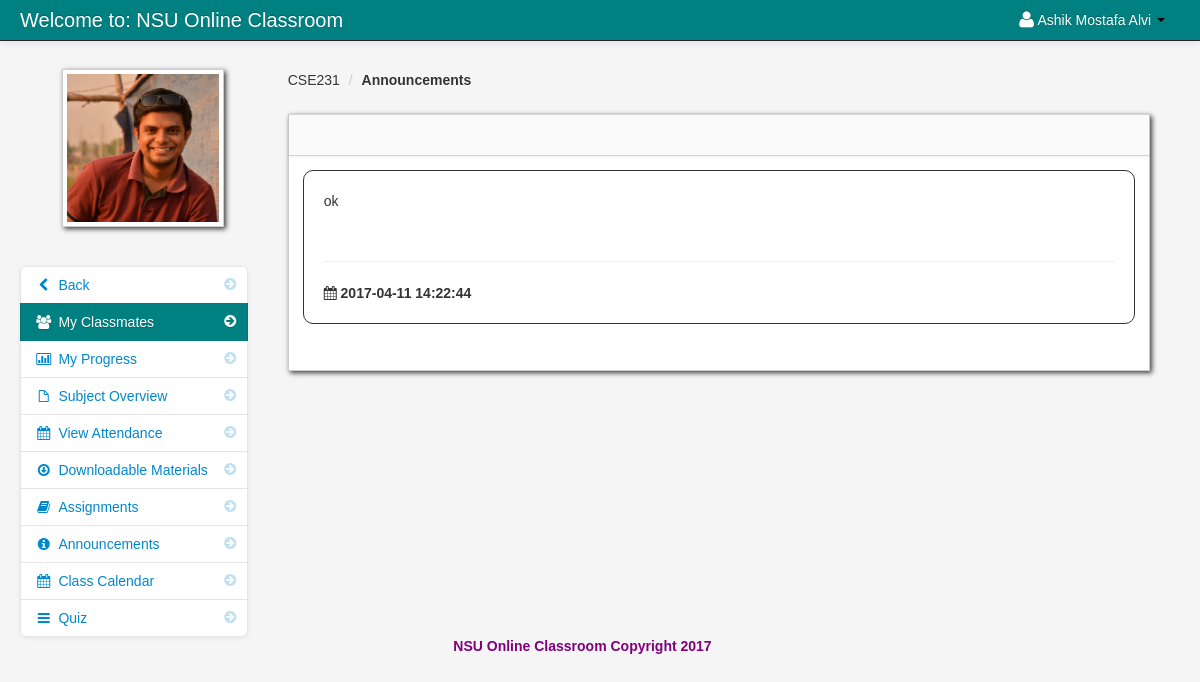
The page /announcements_student.php?id=21 (signed in) on the database its author committed.
### tables this page shows
CREATE TABLE `student` (
  `student_id` int(11) NOT NULL,
  `firstname` varchar(100) NOT NULL,
  `lastname` varchar(100) NOT NULL,
  `class_id` int(11) NOT NULL,
  `username` varchar(100) NOT NULL,
  `password` varchar(100) NOT NULL,
  `email` varchar(100) NOT NULL,
  `contact_number` int(12) NOT NULL,
  `location` varchar(100) NOT NULL,
  `status` varchar(100) NOT NULL
);

CREATE TABLE `teacher_class` (
  `teacher_class_id` int(11) NOT NULL,
  `teacher_id` int(11) NOT NULL,
  `class_id` int(11) NOT NULL,
  `semester` varchar(100) NOT NULL,
  `thumbnails` varchar(100) NOT NULL,
  `school_year` varchar(100) NOT NULL,
  `class_title` varchar(100) NOT NULL,
  `description` longtext NOT NULL,
  `Credit` int(11) NOT NULL,
  `Pre_req` varchar(100) NOT NULL
);

CREATE TABLE `class` (
  `class_id` int(11) NOT NULL,
  `class_name` varchar(100) NOT NULL
);

CREATE TABLE `teacher_class_announcements` (
  `teacher_class_announcements_id` int(11) NOT NULL,
  `content` varchar(500) NOT NULL,
  `teacher_id` varchar(100) NOT NULL,
  `teacher_class_id` int(11) NOT NULL,
  `date` varchar(50) NOT NULL
);

### session.php (called while the page is built, shortened)
<?php
$session_id=$_SESSION['id'];
?>

### announcements_student.php (the view, shortened to what this page needs)
<?php include('header_dashboard.php'); ?>
<?php include('session.php'); ?>
<?php $get_id = $_GET['id']; ?>
    <body>
		<?php include('navbar_student.php'); ?>
        <div class="container-fluid">
            <div class="row-fluid">
				<?php include('my_classmates_link.php'); ?>
                <div class="span9" id="content">
                     <div class="row-fluid">
										<?php $class_query = mysql_query("select * from teacher_class
										LEFT JOIN class ON class.class_id = teacher_class.class_id
										where teacher_class_id = '$get_id'")or die(mysql_error());
										$class_row = mysql_fetch_array($class_query);
										?>
					     <ul class="breadcrumb">
							<li><a href="#"><?php echo $class_row['class_name']; ?></a> <span class="divider">/</span></li>
							<li><a href="#"><b>Announcements</b></a></li>
						</ul>
                        <div id="block_bg" class="block">
                            <div class="navbar navbar-inner block-header">
                            </div>
                            <div class="block-content collapse in">
                                <div class="span12">
								 <?php
								 $query_announcement = mysql_query("select * from teacher_class_announcements
																	where  teacher_class_id = '$get_id' order by date DESC
																	")or die(mysql_error());
								$count = mysql_num_rows($query_announcement);
								if ($count > 0){
								 while($row = mysql_fetch_array($query_announcement)){
								 $id = $row['teacher_class_announcements_id'];
								 ?>
											<div class="post"  id="del<?php echo $id; ?>">
											<?php echo $row['content']; ?>
											<hr>
											<strong><i class="icon-calendar"></i> <?php echo $row['date']; ?></strong>
											</div>
								<?php }}else{ ?>
								<div class="alert alert-info"><i class="icon-info-sign"></i> No Announcements Found.</div>
								<?php } ?>
                                </div>
                            </div>
                        </div>
                    </div>
                </div>
                </div>
            </div>
		<?php include('footer.php'); ?>
		<?php include('script.php'); ?>
    </body>
</html>

### navbar_student.php (shortened to what this page needs)
<div class="navbar navbar-fixed-top navbar-inverse">
        <div class="navbar-inner">
            <div class="container-fluid">
                <a class="brand" href="#">Welcome to: NSU Online Classroom</a>
					<div class="nav-collapse collapse">
						<ul class="nav pull-right">
							<?php $query= mysql_query("select * from student where student_id = '$session_id'")or die(mysql_error());
									$row = mysql_fetch_array($query);
							?>
							<li class="dropdown">
								<a href="#" role="button" class="dropdown-toggle" data-toggle="dropdown"> <i class="icon-user icon-large"></i><?php echo $row['firstname']." ".$row['lastname'];  ?> <i class="caret"></i></a>
							</li>
						</ul>
					</div>
            </div>
        </div>
</div>

### my_classmates_link.php
<div class="span3" id="sidebar">
	<img id="avatar" src="admin/<?php echo $row['location']; ?>" class="img-polaroid">
		<ul class="nav nav-list bs-docs-sidenav nav-collapse collapse">
				<li class=""><a href="dashboard_student.php"><i class="icon-chevron-right"></i><i class="icon-chevron-left"></i>&nbsp;Back</a></li>
				<li class="active"><a href="my_classmates.php<?php echo '?id='.$get_id; ?>"><i class="icon-chevron-right"></i><i class="icon-group"></i>&nbsp;My Classmates</a></li>
				<li class=""><a href="progress.php<?php echo '?id='.$get_id; ?>"><i class="icon-chevron-right"></i><i class="icon-bar-chart"></i>&nbsp;My Progress</a></li>
				<li class=""><a href="subject_overview_student.php<?php echo '?id='.$get_id; ?>"><i class="icon-chevron-right"></i><i class="icon-file"></i>&nbsp;Subject Overview</a></li>
				<li class=""><a href="student_attendance.php<?php echo '?id='.$get_id; ?>"><i class="icon-chevron-right"></i><i class="icon-calendar"></i>&nbsp;View Attendance</a></li>
				<li class=""><a href="downloadable_student.php<?php echo '?id='.$get_id; ?>"><i class="icon-chevron-right"></i><i class="icon-download"></i>&nbsp;Downloadable Materials</a></li>
				<li class=""><a href="assignment_student.php<?php echo '?id='.$get_id; ?>"><i class="icon-chevron-right"></i><i class="icon-book"></i>&nbsp;Assignments</a></li>
				<li class=""><a href="announcements_student.php<?php echo '?id='.$get_id; ?>"><i class="icon-chevron-right"></i><i class="icon-info-sign"></i>&nbsp;Announcements</a></li>
				<li class=""><a href="class_calendar_student.php<?php echo '?id='.$get_id; ?>"><i class="icon-chevron-right"></i><i class="icon-calendar"></i>&nbsp;Class Calendar</a></li>
				<li class=""><a href="student_quiz_list.php<?php echo '?id='.$get_id; ?>"><i class="icon-chevron-right"></i><i class="icon-reorder"></i>&nbsp;Quiz</a></li>
		</ul>
</div>

### admin/assets/styles.css (style rules this page uses)
body { padding-top: 60px; padding-bottom: 40px; background-color: #f5f5f5; }
#content { margin-left:0px; }
.breadcrumb { margin: 0 0 0px; padding: 10px 0px; background-color: transparent; }
.block { background: url("../images/pixel-60fff.png") repeat scroll 0 0 rgba(0, 0, 0, 0) !important; border: 1px solid #ccc; background: white; margin: 1em 0em; border-top: none; -webkit-box-shadow: 2px 2px 5px rgba(0, 0, 6, 0.75); -moz-box-shadow: 2px 2px 5px rgba(0, 0, 6, 0.75); box-shadow: 2px 2px 5px rgba(0, 0, 6, 0.75); }
.block-content { margin: 1em; min-height: .25em; }
.block-header { margin-bottom: 0px; border-right: none; border-left: none; -webkit-border-radius: 0px; -moz-border-radius: 0px; border-radius: 0px; }
.bs-docs-sidenav { max-width: 228px; margin: 30px 0 0; padding: 0; background-color: #fff; -webkit-border-radius: 6px; -moz-border-radius: 6px; border-radius: 6px; -webkit-box-shadow: 0 1px 4px rgba(0,0,0,.065); -moz-box-shadow: 0 1px 4px rgba(0,0,0,.065); box-shadow: 0 1px 4px rgba(0,0,0,.065); }
.bs-docs-sidenav > li > a { display: block; width: 190px \9; margin: 0 0 -1px; padding: 8px 14px; border: 1px solid #e5e5e5; }
.bs-docs-sidenav > li:first-child > a { -webkit-border-radius: 6px 6px 0 0; -moz-border-radius: 6px 6px 0 0; border-radius: 6px 6px 0 0; }
.bs-docs-sidenav > li:last-child > a { -webkit-border-radius: 0 0 6px 6px; -moz-border-radius: 0 0 6px 6px; border-radius: 0 0 6px 6px; }
.bs-docs-sidenav > .active > a { position: relative; z-index: 2; padding: 9px 15px; border: 0; text-shadow: 0 1px 0 rgba(0,0,0,.15); -webkit-box-shadow: inset 1px 0 0 rgba(0,0,0,.1), inset -1px 0 0 rgba(0,0,0,.1); -moz-box-shadow: inset 1px 0 0 rgba(0,0,0,.1), inset -1px 0 0 rgba(0,0,0,.1); box-shadow: inset 1px 0 0 rgba(0,0,0,.1), inset -1px 0 0 rgba(0,0,0,.1); }
.bs-docs-sidenav .icon-chevron-right { float: right; margin-top: 2px; margin-right: -6px; opacity: .25; }
.bs-docs-sidenav .active .icon-chevron-right, .bs-docs-sidenav .active a:hover .icon-chevron-right { opacity: 1; }

### rows shown on the page
student: firstname "Ashik Mostafa", lastname "Alvi", location (picture)
teacher_class: class.class_name "CSE231"
teacher_class_announcements: content "ok", date "2017-04-11 14:22:44"
